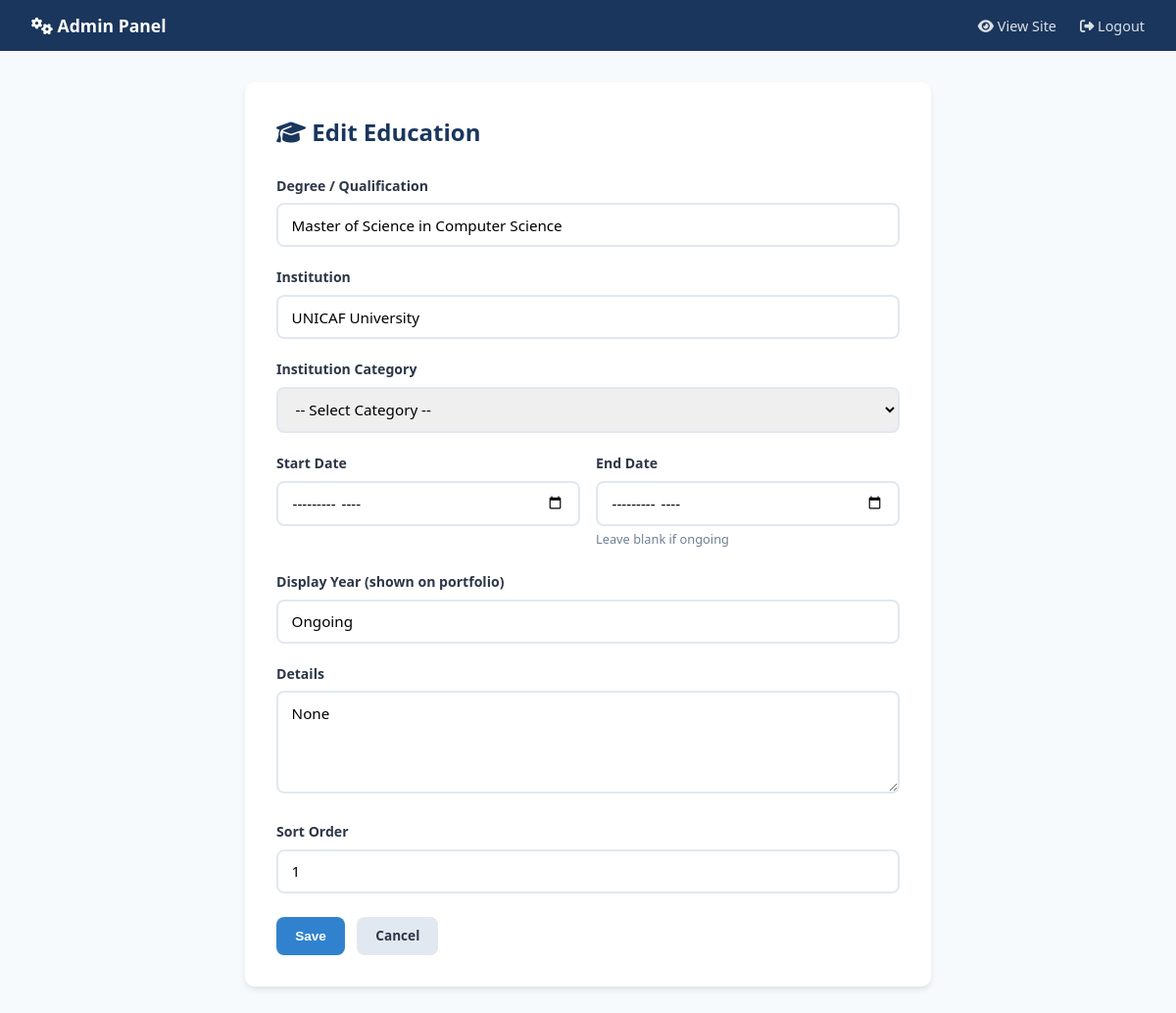
/admin/education/edit/1 (signed in), run on the app's committed database.
### app.py (models this page shows)
class Education(db.Model):
    id = db.Column(db.Integer, primary_key=True)
    degree = db.Column(db.String(200), nullable=False)
    institution = db.Column(db.String(200), nullable=False)
    institution_category = db.Column(db.String(100))
    start_date = db.Column(db.String(20))
    end_date = db.Column(db.String(20))
    details = db.Column(db.Text)
    year = db.Column(db.String(50))
    sort_order = db.Column(db.Integer, default=0)

### app.py (the view, shortened to what this page needs)
@app.route("/admin/education/edit/<int:id>", methods=["GET", "POST"])
@login_required
def admin_education_edit(id):
    edu = Education.query.get_or_404(id)
    return render_template("admin/education_form.html", education=edu)

### app.py (called while the page is built)
def login_required(f):
    @wraps(f)
    def decorated(*args, **kwargs):
        if not session.get("admin_logged_in"):
            return redirect(url_for("admin_login"))
        return f(*args, **kwargs)
    return decorated

### templates/admin/education_form.html (shortened to what this page needs)
{% extends "admin/base_admin.html" %}
{% block content %}
<div class="form-container">
    <h1><i class="fas fa-graduation-cap"></i> {{ "Edit" if education else "Add" }} Education</h1>
    <form method="POST">
        <div class="form-group">
            <label for="degree">Degree / Qualification</label>
            <input type="text" id="degree" name="degree" value="{{ education.degree if education else '' }}" required>
        </div>
        <div class="form-group">
            <label for="institution">Institution</label>
            <input type="text" id="institution" name="institution" value="{{ education.institution if education else '' }}" required>
        </div>
        <div class="form-group">
            <label for="institution_category">Institution Category</label>
            <select id="institution_category" name="institution_category">
                <option value="">-- Select Category --</option>
                {% set cats = ["University", "College", "Polytechnic", "Technical Institute", "Online Platform", "Professional Body", "Other"] %}
            </select>
        </div>
        <div class="form-row">
            <div class="form-group">
                <label for="start_date">Start Date</label>
                <input type="month" id="start_date" name="start_date" value="{{ education.start_date if education else '' }}">
            </div>
            <div class="form-group">
                <label for="end_date">End Date</label>
                <input type="month" id="end_date" name="end_date" value="{{ education.end_date if education else '' }}">
                <small style="color: #718096; font-size: 0.8rem;">Leave blank if ongoing</small>
            </div>
        </div>
        <div class="form-group">
            <label for="year">Display Year (shown on portfolio)</label>
            <input type="text" id="year" name="year" value="{{ education.year if education else '' }}" placeholder="e.g. November 2019 or Ongoing">
        </div>
        <div class="form-group">
            <label for="details">Details</label>
            <textarea id="details" name="details" rows="4" placeholder="e.g. Relevant coursework, achievements, thesis topic...">{{ education.details if education else '' }}</textarea>
        </div>
        <div class="form-group">
            <label for="sort_order">Sort Order</label>
            <input type="number" id="sort_order" name="sort_order" value="{{ education.sort_order if education else 0 }}">
        </div>
        <div class="form-actions">
            <button type="submit" class="btn btn-primary">Save</button>
            <a href="{{ url_for('admin_dashboard') }}" class="btn btn-secondary">Cancel</a>
        </div>
    </form>
</div>
{% endblock %}

### static/css/admin.css (style rules this page uses)
:root { --primary: #1a365d; --primary-light: #2a5298; --accent: #3182ce; --bg: #f7fafc; --card-bg: #ffffff; --text: #2d3748; --text-light: #718096; --border: #e2e8f0; --radius: 10px; --shadow: 0 4px 6px -1px rgba(0, 0, 0, 0.1); }
*, *::before, *::after { box-sizing: border-box; margin: 0; padding: 0; }
body { font-family: 'Segoe UI', system-ui, -apple-system, sans-serif; color: var(--text); background: var(--bg); line-height: 1.6; }
a { color: var(--accent); text-decoration: none; }
.btn { display: inline-flex; align-items: center; gap: 0.4rem; padding: 0.55rem 1.2rem; border-radius: 8px; font-weight: 600; font-size: 0.85rem; cursor: pointer; border: none; transition: all 0.2s; text-decoration: none; }
.btn-primary { background: var(--accent); color: #fff; }
.btn-secondary { background: var(--border); color: var(--text); }
.form-container { max-width: 700px; margin: 0 auto; background: var(--card-bg); padding: 2rem; border-radius: var(--radius); box-shadow: var(--shadow); }
.form-container h1 { font-size: 1.5rem; color: var(--primary); margin-bottom: 1.5rem; }
.form-group { margin-bottom: 1.25rem; }
.form-group label { display: block; font-weight: 600; font-size: 0.88rem; margin-bottom: 0.4rem; color: var(--text); }
.form-group input, .form-group textarea, .form-group select { width: 100%; padding: 0.65rem 0.85rem; border: 2px solid var(--border); border-radius: 8px; font-size: 0.95rem; font-family: inherit; transition: border-color 0.2s; }
.form-group textarea { resize: vertical; }
.form-row { display: grid; grid-template-columns: 1fr 1fr; gap: 1rem; }
.form-actions { display: flex; gap: 0.75rem; margin-top: 1.5rem; }

### data on the page
Education: degree "Master of Science in Computer Science", institution "UNICAF University", year "Ongoing", details "None", sort_order "1"

### other printed values
{{ "Edit" if education else "Add" }} "Edit"
